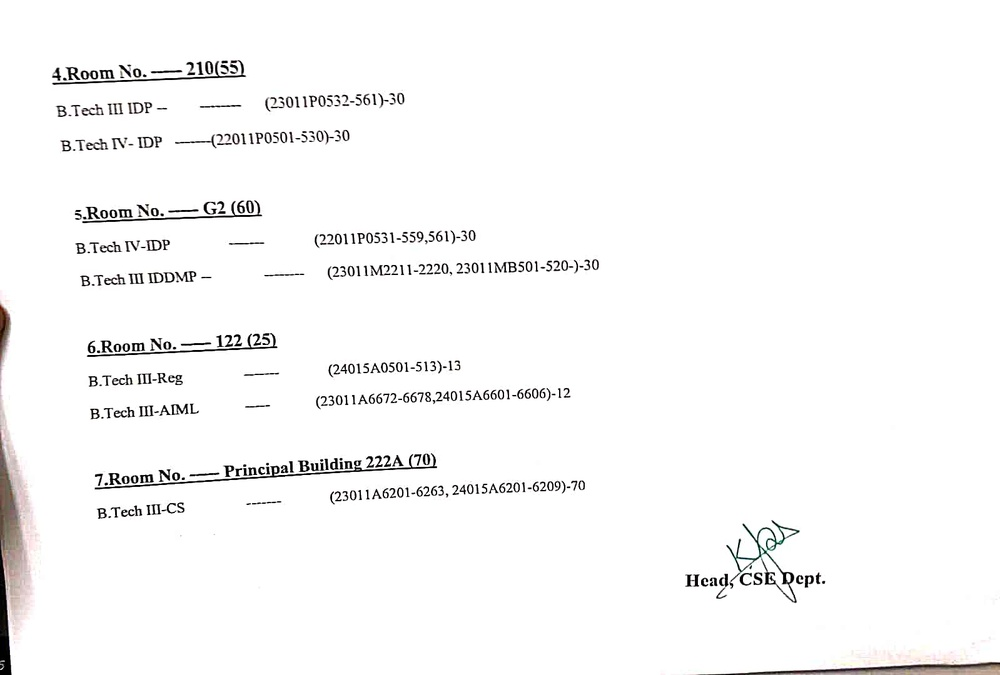
#> input picture scanned.jpeg, 1000 x 675 px, shrunk from 1599 x 1080 before the run
$ python location.py
#> lines starting #> are read from the running program, lines starting #| are printed output that depends on the picture; after the words box and inside, x2 and y2 are one past the last pixel; in counts of white or black regions, pixels touching at a corner belong together

import cv2
import numpy as np
import os

# 1. Load Image
img = cv2.imread(r"scanned.jpeg")
#> img is the input picture: shape (675, 1000, 3); mean B, G, R 248.2, 248.3, 248.5
if img is None:
    print("Image not found")
    exit()

# 2. Fix Lighting (CLAHE)
# This makes the green ink more distinct from the shadows on the paper
hsv = cv2.cvtColor(img, cv2.COLOR_BGR2HSV)
#> hsv: shape (675, 1000, 3); mean H, S, V 6.4, 1.2, 248.6
h, s, v = cv2.split(hsv)
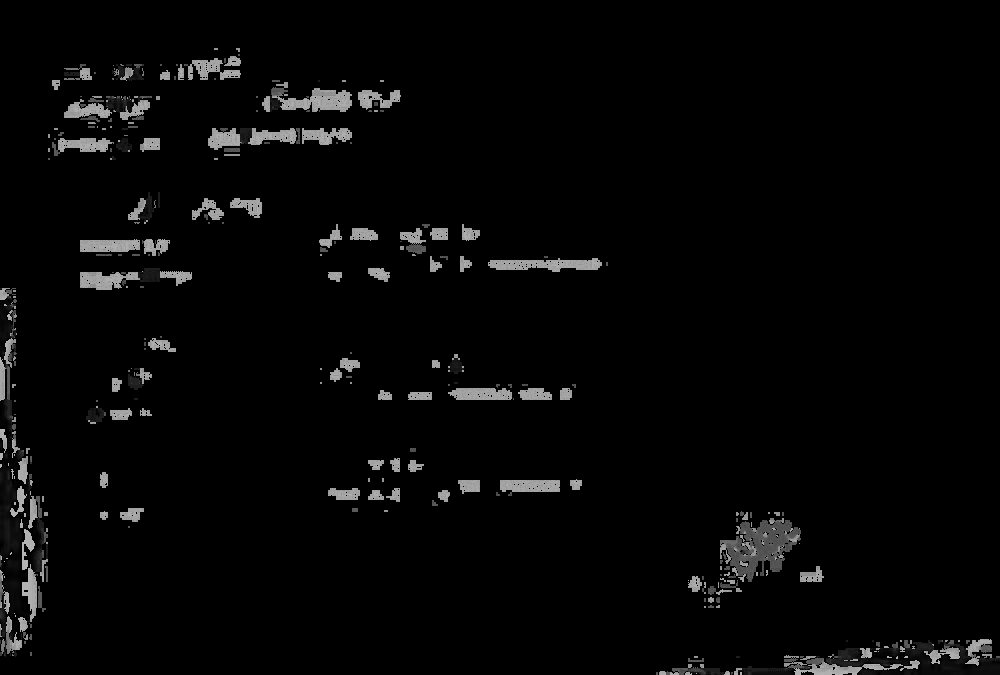
#> h: shape (675, 1000); min 0, max 179, mean 6.4
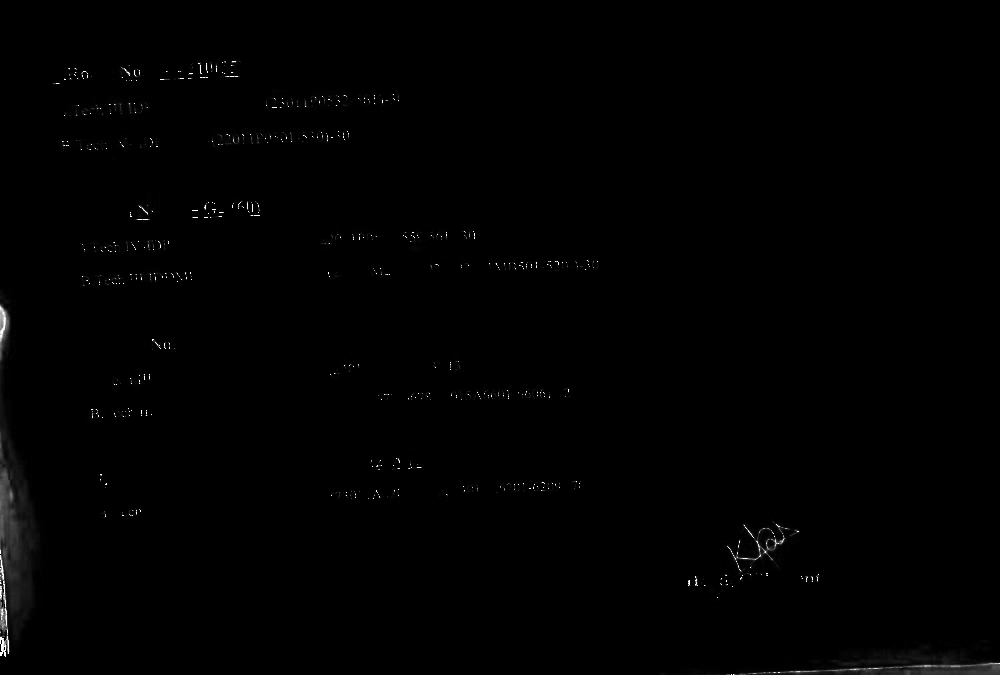
#> s: shape (675, 1000); min 0, max 255, mean 1.2
clahe = cv2.createCLAHE(clipLimit=2.0, tileGridSize=(8,8))
v = clahe.apply(v)
hsv = cv2.merge([h, s, v])
#> hsv: shape (675, 1000, 3); mean H, S, V 6.4, 1.2, 248.1

# 3. Detect Green Ink (Widened Range)
lower_green = np.array([35, 40, 40])
upper_green = np.array([95, 255, 255])
mask = cv2.inRange(hsv, lower_green, upper_green)
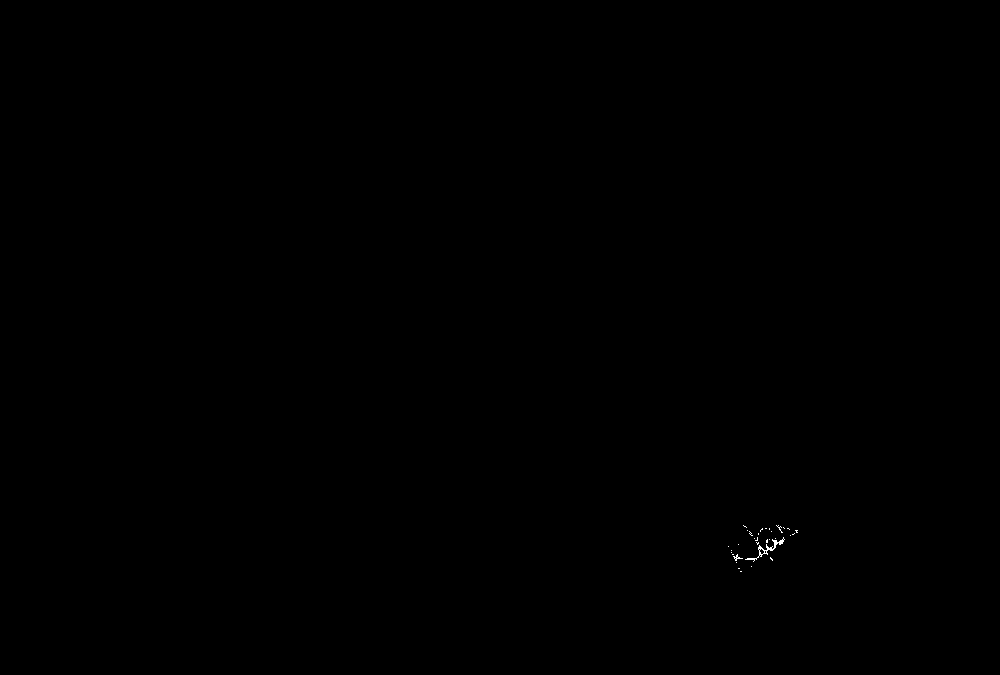
#> mask: shape (675, 1000); 0.04% white in thin lines or dots, all inside (x1, y1, x2, y2) = (728, 525, 798, 572)

# 4. Bridge the Gaps (Crucial for Photographs)
# We use a larger kernel to join the individual pen strokes into one "blob"
kernel = np.ones((15, 15), np.uint8)
mask = cv2.morphologyEx(mask, cv2.MORPH_CLOSE, kernel)
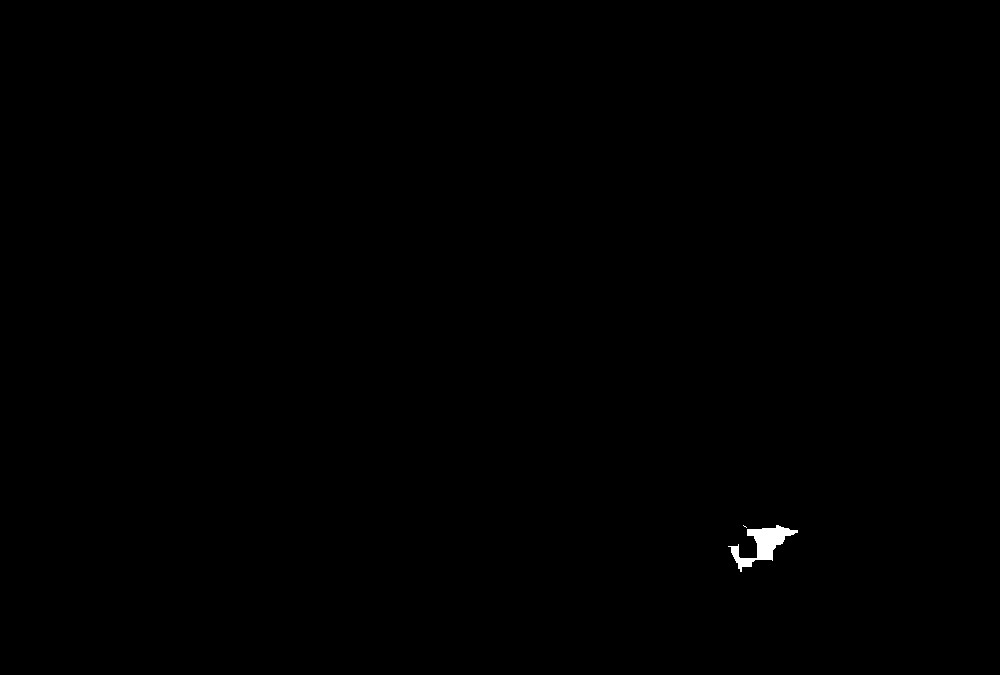
#> mask: shape (675, 1000); 0.17% white; 2 white regions (1 under 20 px), largest, box (x1, y1, x2, y2) and area: (728, 525, 798, 572) 1150
mask = cv2.dilate(mask, kernel, iterations=1)
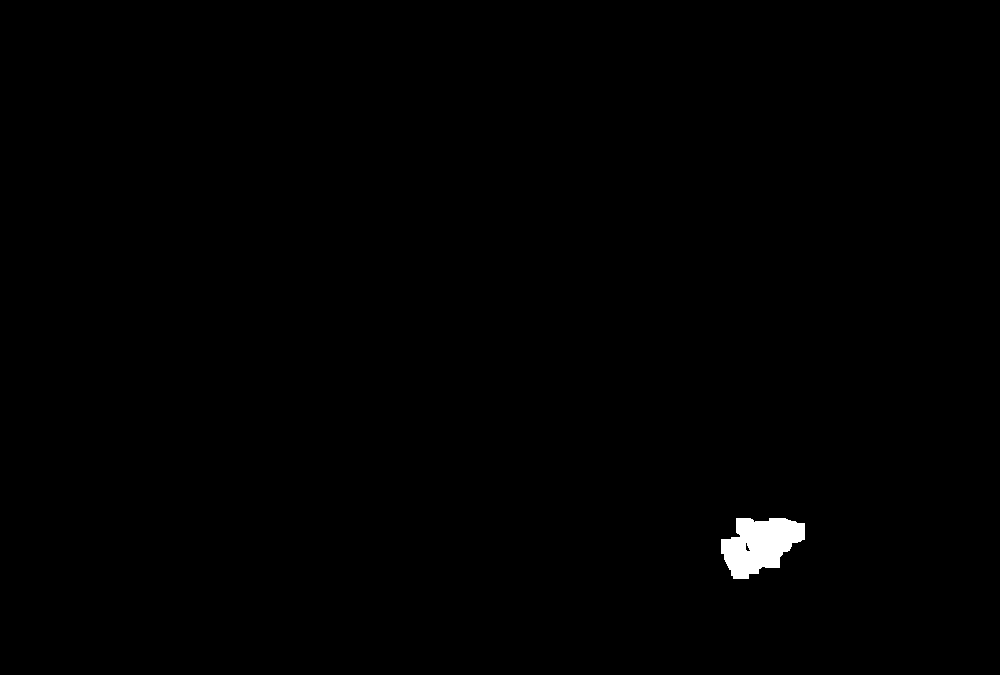
#> mask: shape (675, 1000); 0.51% white; 1 white region

# 5. Find Contours and Crop
contours, _ = cv2.findContours(mask, cv2.RETR_EXTERNAL, cv2.CHAIN_APPROX_SIMPLE)
#> contours = 1 contour; box (x1, y1, x2, y2) and area: (721, 518, 805, 579) 3296

if contours:
    # Find the largest green area (the signature)
    largest_cnt = max(contours, key=cv2.contourArea)
#> largest_cnt = contour of 79 points, box (x1, y1, x2, y2) (721, 518, 805, 579), area 3296
    x, y, w, h = cv2.boundingRect(largest_cnt)
#> x = 721; y = 518; w = 84; h = 61

    # Add a little padding so the crop isn't too tight
    pad = 20
    # Ensure padding doesn't go outside image boundaries
    crop_img = img[max(0, y-pad):min(img.shape[0], y+h+pad),
                   max(0, x-pad):min(img.shape[1], x+w+pad)]
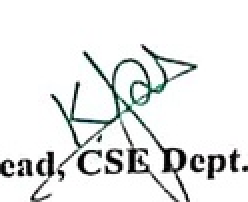
#> crop_img: shape (101, 124, 3) (shown 2 times larger); mean B, G, R 232.7, 233, 231.4

    # 6. Save the Result
    save_path = "extracted_signature.jpg"
    cv2.imwrite(save_path, crop_img)
    print(f"Success! Signature saved as {save_path}")

    # Show the crop for verification
    cv2.imshow("Cropped Signature", crop_img)

    cv2.waitKey(0)
else:
    print("No signature detected. Check your HSV ranges.")

cv2.destroyAllWindows()
